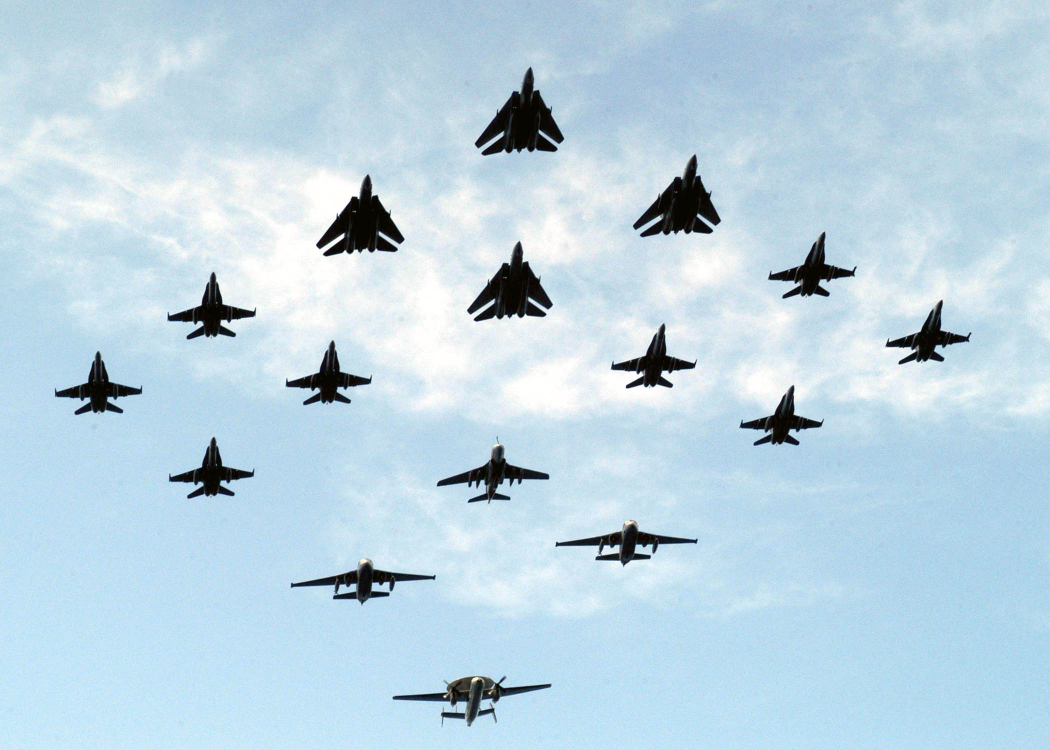
#> input picture lab4/zad2/img/samolot00.jpg, 2100 x 1500 px (shown at 1/2 size); its folder holds only this picture in this run
$ jupyter execute notebook.ipynb
#> lines starting #> are read from the running program, lines starting #| are printed output that depends on the picture; after the words box and inside, x2 and y2 are one past the last pixel; in counts of white or black regions, pixels touching at a corner belong together
[cell 1]
from skimage import img_as_ubyte, img_as_float, io, filters, measure, morphology, feature, restoration, segmentation
from skimage.filters import threshold_otsu, threshold_local
from scipy.ndimage import gaussian_filter
from skimage.draw import disk
from skimage.color import rgb2gray
from skimage.transform import resize
from mpl_toolkits.axes_grid1 import ImageGrid
from matplotlib import pyplot as plt
from scipy import ndimage as ndi
import numpy as np

def transform(image: np.ndarray) -> np.ndarray:
    image = img_as_ubyte(feature.canny(rgb2gray(image), sigma=3))

    block_size = 11
    local_thresh = threshold_local(image, block_size, offset=20)
    binary_local = image > local_thresh

    binary_local = morphology.remove_small_holes(binary_local)
    binary_local = ndi.binary_fill_holes(binary_local - 1)

    return binary_local

def findContours(image: np.ndarray) -> np.ndarray:
    return measure.find_contours(image, 0.99, fully_connected='high')

def findCentroids(image: np.ndarray) -> np.ndarray:
    M = measure.moments(image)
    centroid = (M[1, 0] / M[0, 0], M[0, 1] / M[0, 0])

    return centroid

def readImages(filenames: list, size: tuple = (600,600)) -> list:
    return [resize(io.imread(file), size) for file in filenames]

def draw(images: list, contours: list, centroids: list, figsize: tuple,
         nrows_ncols: tuple, axes_pad: float = 0.05) -> None:

    if len(images) != nrows_ncols[0] * nrows_ncols[1]:
        print("Warning: number of images (", len(images), ") does not match the shape of plot", nrows_ncols)

    fig = plt.figure(figsize=figsize)
    grid = ImageGrid(fig, 111, nrows_ncols=nrows_ncols, axes_pad=axes_pad)

    for ax, img, contour, centroid in zip(grid, images, contours, centroids):
        rr, cc = disk((centroid[0], centroid[1]), 10, shape=img.shape)
        img[rr, cc, :] = (1, 1, 1)

        ax.imshow(img, cmap=plt.cm.gray)
        ax.axis('off')
        for c in contour:
            ax.plot(c[:, 1], c[:, 0], linewidth=2)

    fig.savefig("plot.pdf")

def getFilenamesFromDirectory(directory: str) -> list:
    import os
    files = [directory + i for i in os.listdir(directory)]
    return files

filenames = getFilenamesFromDirectory("img/")
images = readImages(filenames)
#> images = 1 item
transformed_images = [transform(image) for image in images]
#> in transform, `image = img_as_ubyte(feature.canny(rgb2gray(image), sigma=3))`:
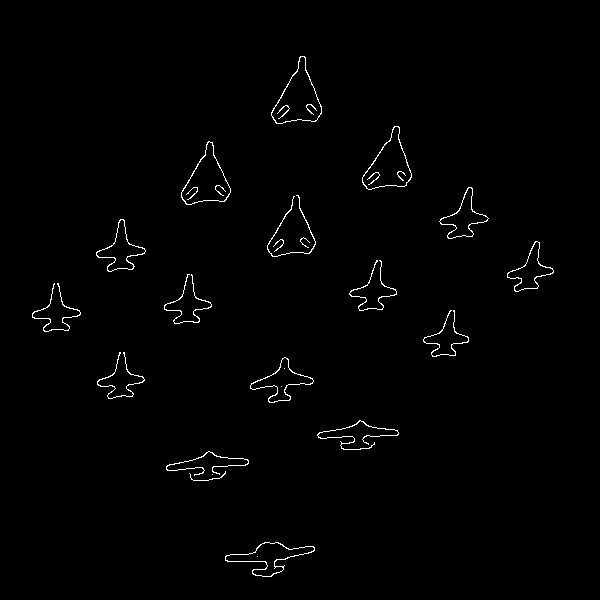
#> image: shape (600, 600); 1% white in thin lines or dots, all inside (x1, y1, x2, y2) = (32, 56, 554, 577)
#> in transform, `local_thresh = threshold_local(image, block_size, offset=20)`:
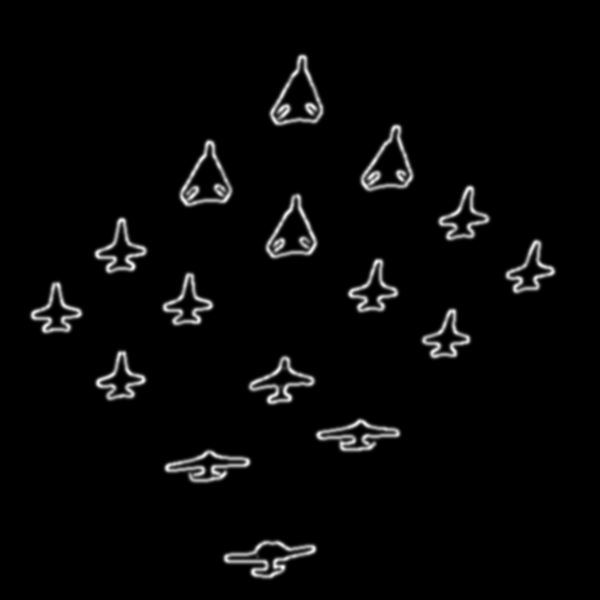
#> local_thresh: shape (600, 600) float64; min -20, max 72.22, mean -17.4; drawn with min black and max white
#> in transform, `binary_local = image > local_thresh`:
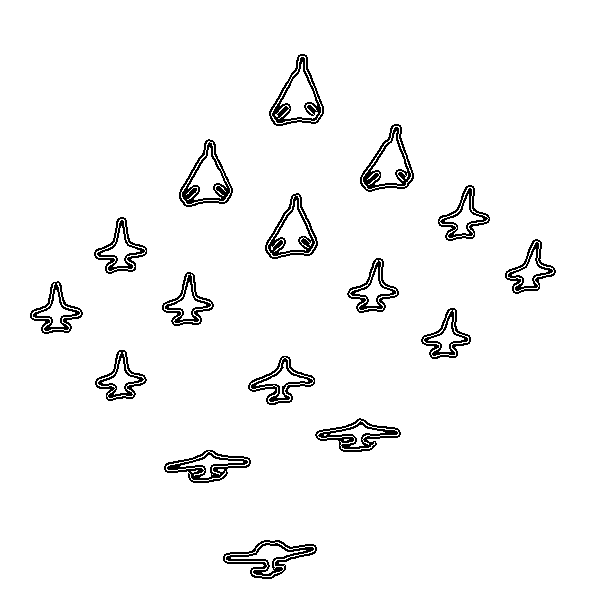
#> binary_local: shape (600, 600) bool; 96.1% white; black in thin lines or dots, all inside (x1, y1, x2, y2) = (30, 54, 556, 579)
#> in transform, `binary_local = ndi.binary_fill_holes(binary_local - 1)`:
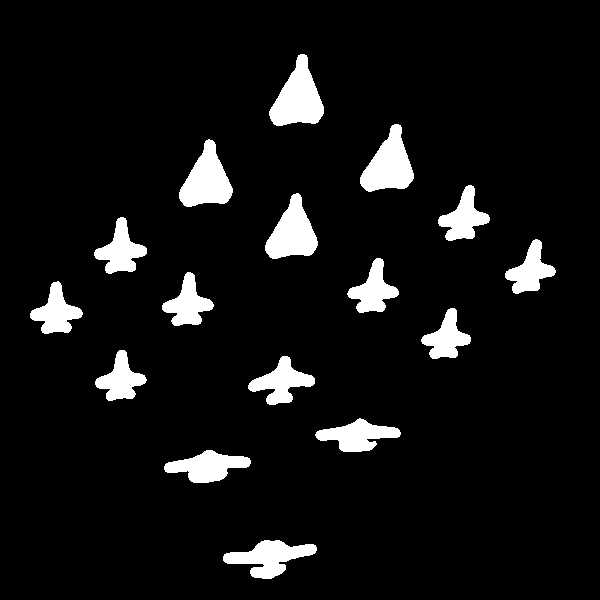
#> binary_local: shape (600, 600) bool; 7.2% white; 16 white regions, largest, box (x1, y1, x2, y2) and area: (269, 54, 324, 126) 2299, (360, 124, 414, 192) 2126, (179, 139, 233, 207) 2124
#> transformed_images = 1 item
contours = [findContours(image) for image in transformed_images]
#> contours = 1 item
centroids = [findCentroids(image) for image in transformed_images]
#> in findCentroids, `M = measure.moments(image)`: M = [[25879, 7417499, 2.51e+09, 9.43e+11], [7626581, 2.12e+09, 7.01e+11, 2.58e+14], [2.65e+09, 7.21e+11, 2.29e+14, 8.13e+16], [1.04e+12, 2.79e+14, 8.53e+16, 2.87e+19]]
#> in findCentroids, `centroid = (M[1, 0] / M[0, 0], M[0, 1] / M[0, 0])`: centroid = (294.7, 286.6)
#> centroids = [(294.7, 286.6)]
draw(images, contours, centroids, figsize=(30,30), nrows_ncols=(7,3))
#| Warning: number of images ( 1 ) does not match the shape of plot (7, 3)
#> the loop in draw, `for ax, img, contour, centroid in zip(grid, images, contours, centroid..` made 1 pass
#> (contour, centroid) on pass 1: (16 point arrays, longest 317 points, (294.7, 286.6))
#> in draw, `fig.savefig("plot.pdf")`:
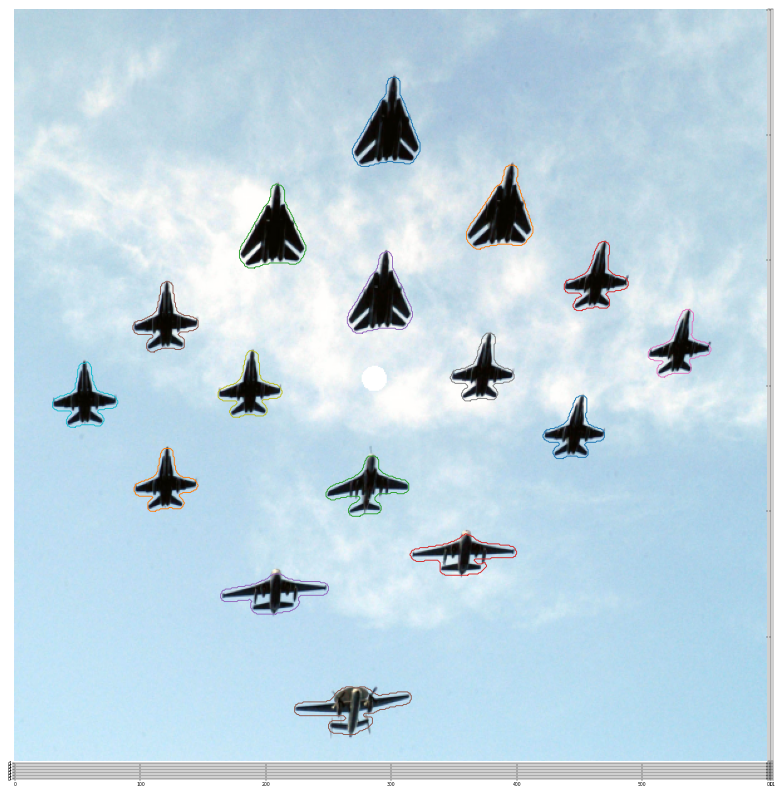
#> figure drawn by matplotlib, 1 panel

$ run again, on lab4/zad2/img/samolot04.jpg
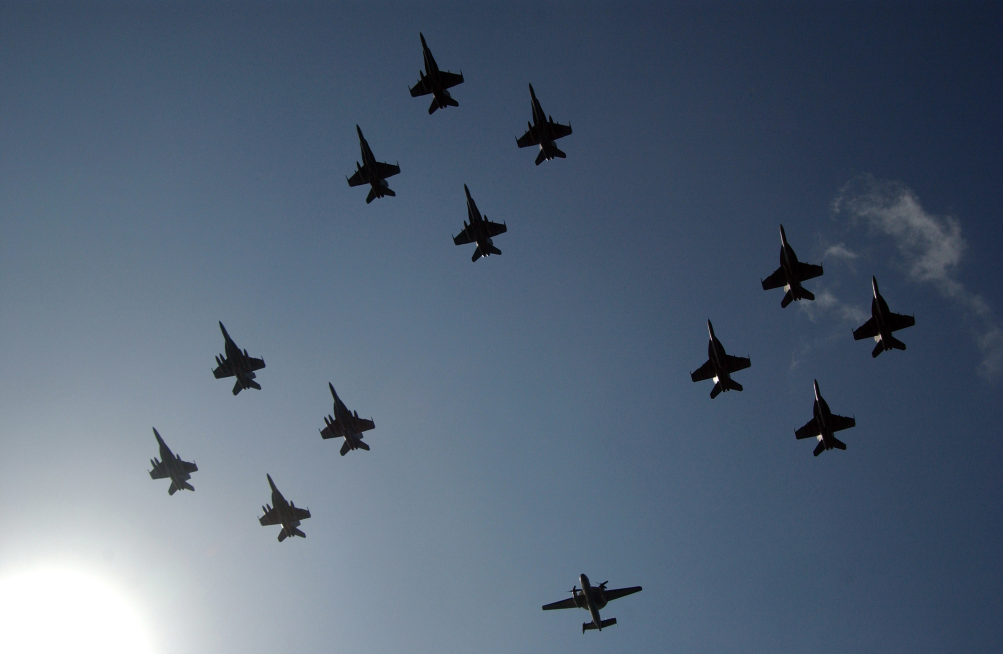
#> input picture lab4/zad2/img/samolot04.jpg, 3008 x 1960 px (shown at 1/3 size)
#> images = 1 item
#> in transform, `image = img_as_ubyte(feature.canny(rgb2gray(image), sigma=3))`:
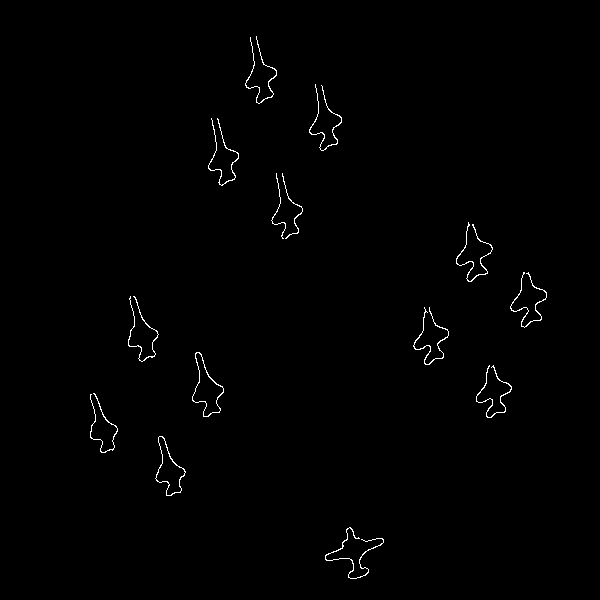
#> image: shape (600, 600); 0.7% white in thin lines or dots, all inside (x1, y1, x2, y2) = (90, 36, 547, 579)
#> M = [[17199, 5345978, 1.97e+09, 8.12e+11], [5323067, 1.64e+09, 6.13e+11, 2.56e+14], [1.98e+09, 5.98e+11, 2.2e+14, 9.06e+16], [8.14e+11, 2.42e+14, 8.71e+16, 3.49e+19]]
#> in findCentroids, `centroid = (M[1, 0] / M[0, 0], M[0, 1] / M[0, 0])`: centroid = (309.5, 310.8)
#> centroids = [(309.5, 310.8)]
#| Warning: number of images ( 1 ) does not match the shape of plot (7, 3)
#> the loop in draw, `for ax, img, contour, centroid in zip(grid, images, contours, centroid..` made 1 pass
#> (contour, centroid) on pass 1: (13 point arrays, longest 279 points, (309.5, 310.8))
#> in draw, `fig.savefig("plot.pdf")`:
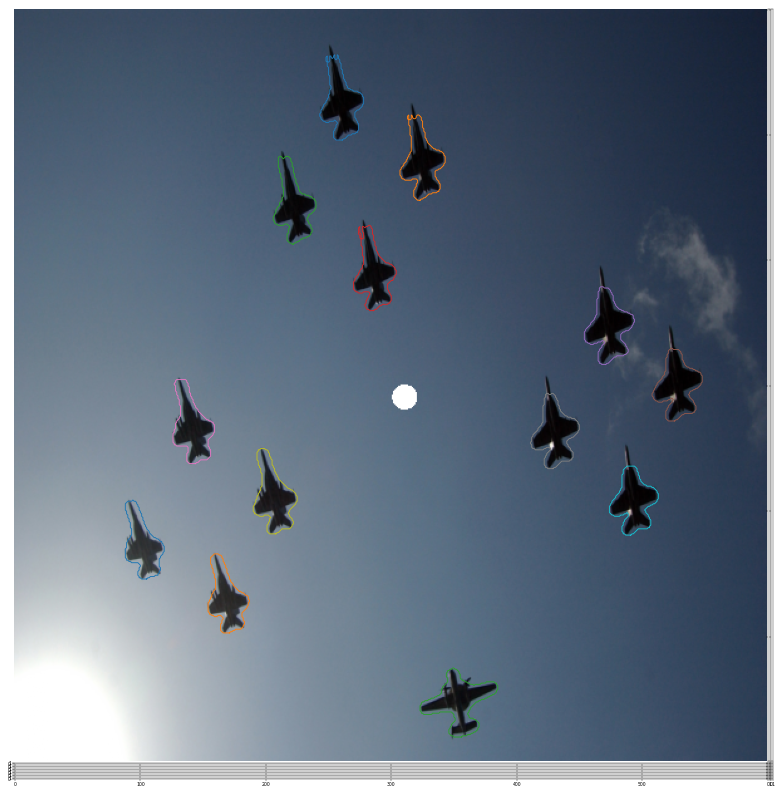
#> figure drawn by matplotlib, 1 panel

$ run again, on lab4/zad2/img/samolot05.jpg
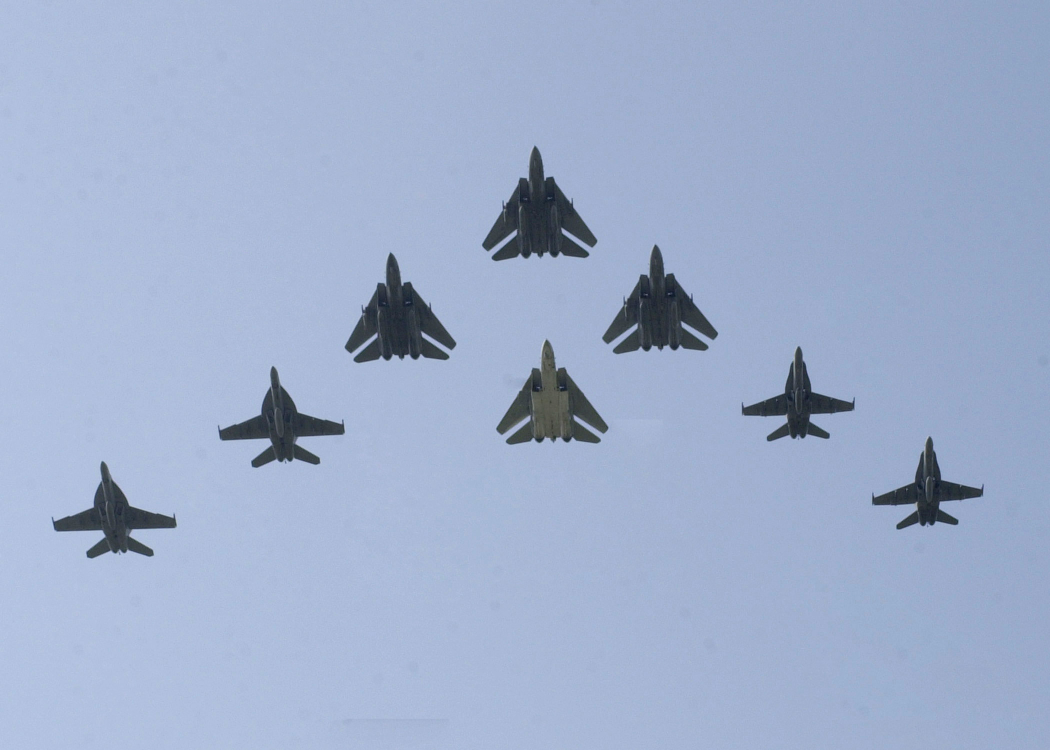
#> input picture lab4/zad2/img/samolot05.jpg, 2100 x 1500 px (shown at 1/2 size)
#> images = 1 item
#> in transform, `image = img_as_ubyte(feature.canny(rgb2gray(image), sigma=3))`:
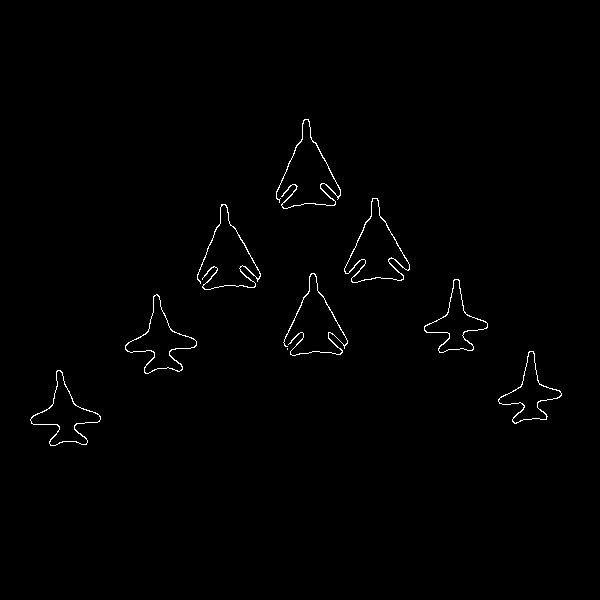
#> image: shape (600, 600); 0.76% white in thin lines or dots, all inside (x1, y1, x2, y2) = (30, 119, 562, 446)
#> M = [[23865, 7114755, 2.54e+09, 1e+12], [7152840, 2.1e+09, 7.7e+11, 3.16e+14], [2.29e+09, 6.58e+11, 2.47e+14, 1.05e+17], [7.7e+11, 2.16e+14, 8.32e+16, 3.64e+19]]
#> in findCentroids, `centroid = (M[1, 0] / M[0, 0], M[0, 1] / M[0, 0])`: centroid = (299.7, 298.1)
#> centroids = [(299.7, 298.1)]
#| Warning: number of images ( 1 ) does not match the shape of plot (7, 3)
#> the loop in draw, `for ax, img, contour, centroid in zip(grid, images, contours, centroid..` made 1 pass
#> (contour, centroid) on pass 1: (8 point arrays, longest 373 points, (299.7, 298.1))
#> in draw, `fig.savefig("plot.pdf")`:
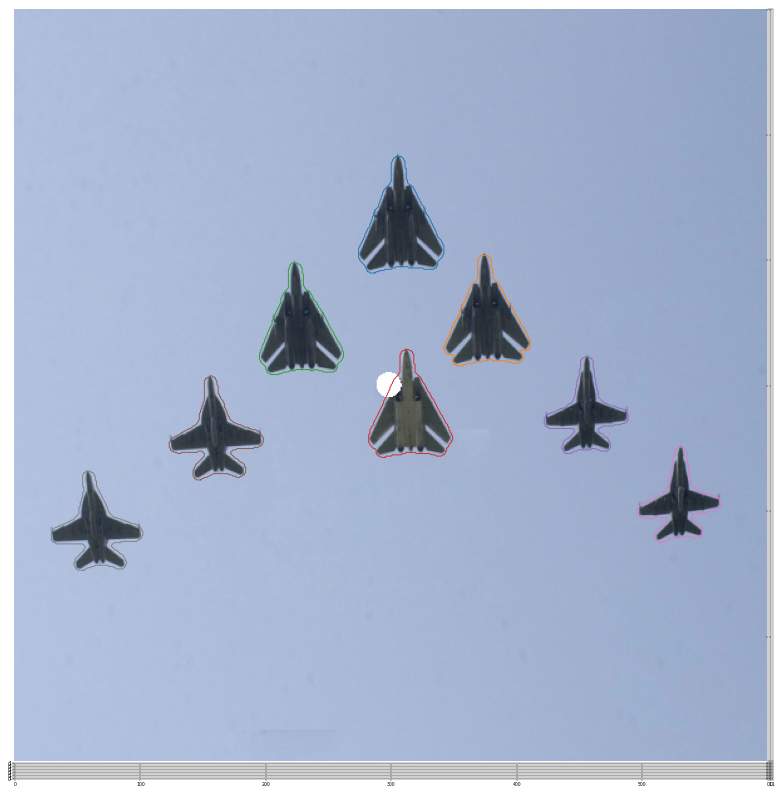
#> figure drawn by matplotlib, 1 panel

$ run again, on lab4/zad2/img/samolot06.jpg
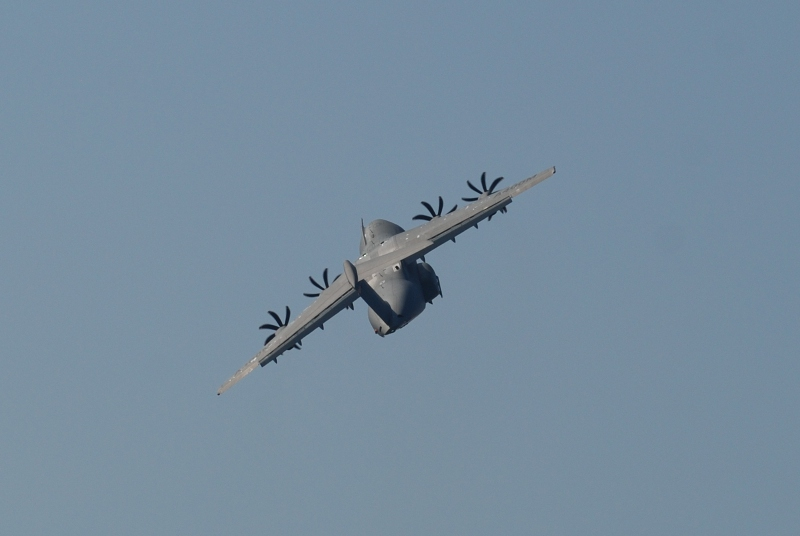
#> input picture lab4/zad2/img/samolot06.jpg, 800 x 536 px
#> images = 1 item
#> in transform, `image = img_as_ubyte(feature.canny(rgb2gray(image), sigma=3))`:
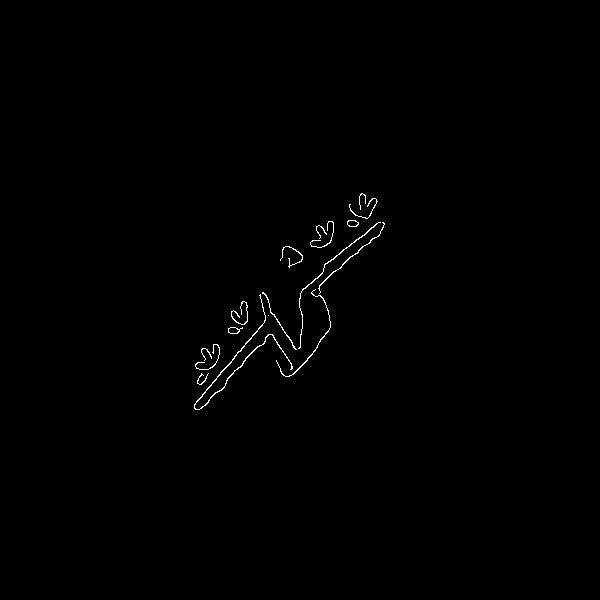
#> image: shape (600, 600); 0.43% white in thin lines or dots, all inside (x1, y1, x2, y2) = (194, 193, 385, 410)
#> M = [[9466, 2732433, 812545563, 2.48e+11], [2932957, 825993712, 2.4e+11, 7.16e+13], [935970181, 2.58e+11, 7.32e+13, 2.14e+16], [3.06e+11, 8.26e+13, 2.3e+16, 6.58e+18]]
#> in findCentroids, `centroid = (M[1, 0] / M[0, 0], M[0, 1] / M[0, 0])`: centroid = (309.8, 288.7)
#> centroids = [(309.8, 288.7)]
#| Warning: number of images ( 1 ) does not match the shape of plot (7, 3)
#> the loop in draw, `for ax, img, contour, centroid in zip(grid, images, contours, centroid..` made 1 pass
#> (contour, centroid) on pass 1: (6 point arrays, longest 1065 points, (309.8, 288.7))
#> in draw, `fig.savefig("plot.pdf")`:
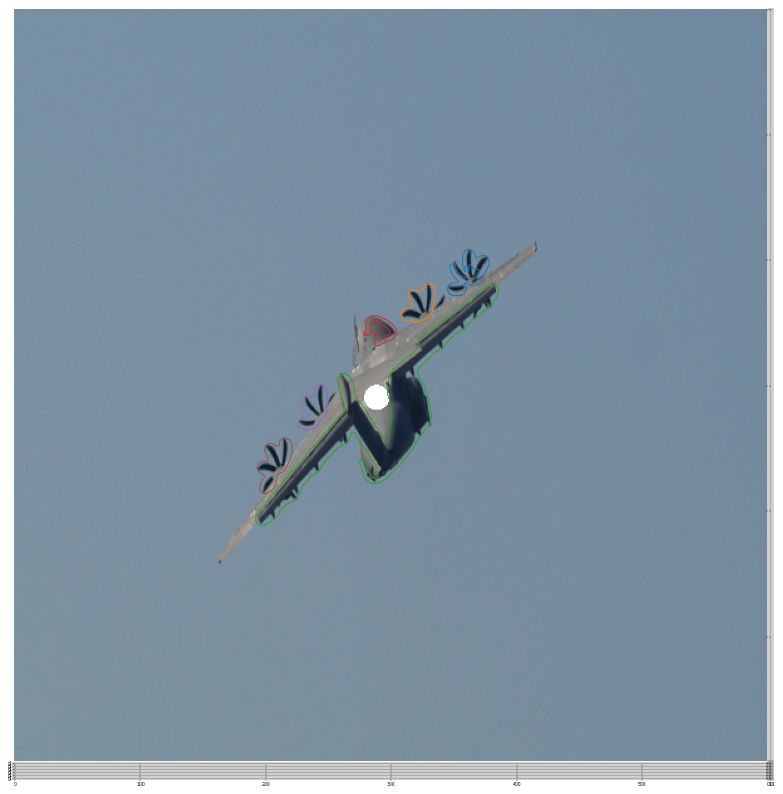
#> figure drawn by matplotlib, 1 panel
